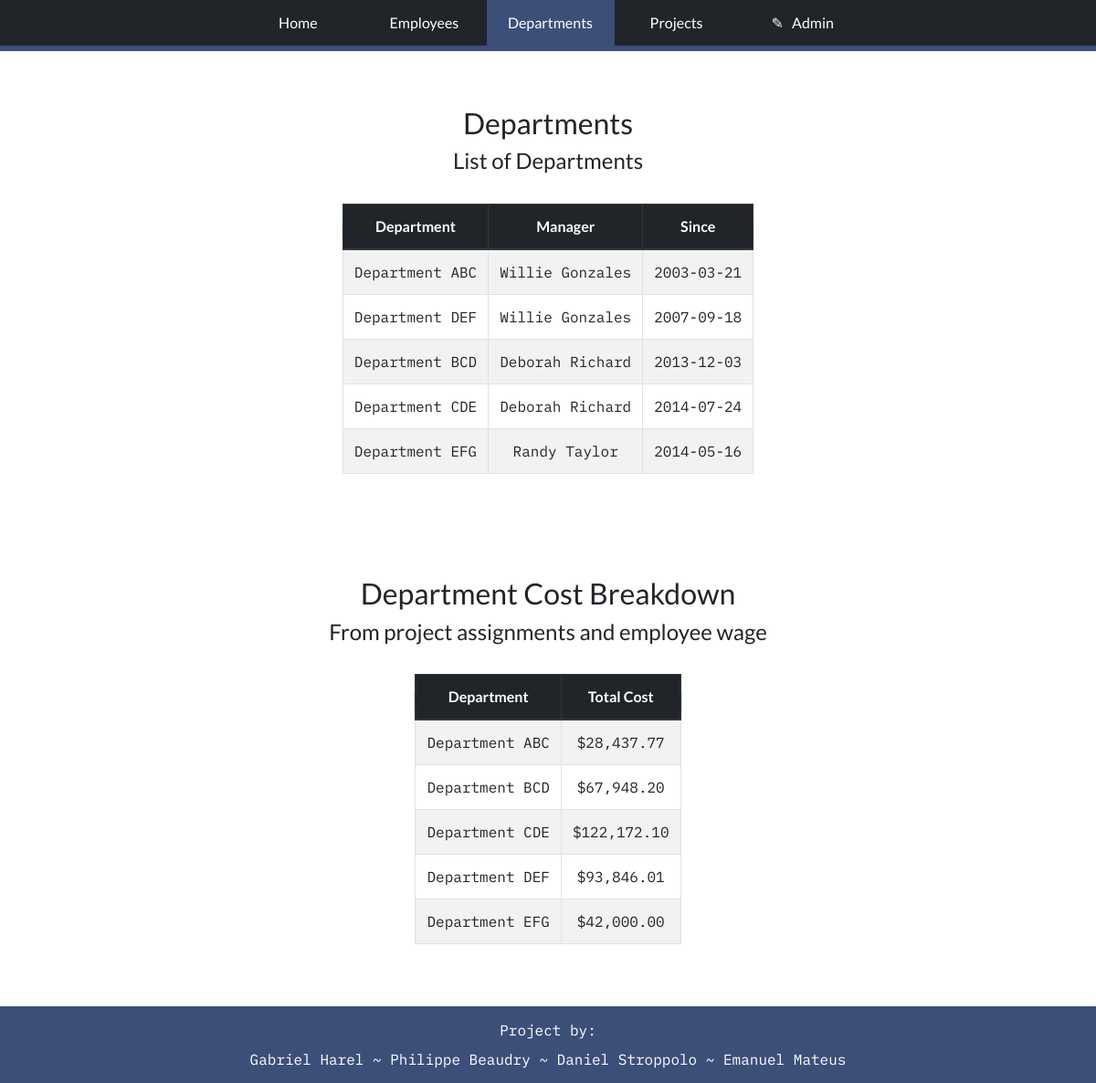
The app's page /company/departments.php with its own data.
### tables this page shows
CREATE TABLE managers (
    `eid`   CHAR(16) NOT NULL,
    `did`   CHAR(16) NOT NULL,
    `start` DATE NOT NULL,
     
    PRIMARY KEY (`eid`, `did`),
    FOREIGN KEY (`eid`) REFERENCES employees (`iid`),
    FOREIGN KEY (`did`) REFERENCES departments (`id`),
    CONSTRAINT uq_did UNIQUE (`did`)
);

CREATE TABLE departments (
    `id`   CHAR(16)    NOT NULL,
    `name` VARCHAR(32) NOT NULL,
     
    PRIMARY KEY (`id`),
    CONSTRAINT uq_name UNIQUE (`name`)
);

CREATE TABLE identities (
    `id`       CHAR(16)    NOT NULL,
    `sin`      CHAR(9)     NOT NULL,
    `name`     VARCHAR(32) NOT NULL,
    `birthday` DATE        NOT NULL,
    `gender`   CHAR(1)     NOT NULL,
     
    PRIMARY KEY (`id`),
    CONSTRAINT uq_sin UNIQUE (`sin`)
);

### company/fancy/table.php (the view, shortened to what this page needs)
<?php
$con = include('connection.php');
$result = $con->query($sql);
$table_id = rand();
$rows = array();
echo "<div class=\"fancy-table $table_id\">";
if (!!$result && is_object($result) && $result->num_rows > 0) {
    echo '<table class="table table-hover table-bordered table-striped">';
        echo '<tbody>';
        while($row = $result->fetch_assoc()) {
            $rows = array_keys($row);
            echo '<tr>';
            for($i = 0; $i < count($rows); $i++) {
                echo '<td>'.$row[$rows[$i]].'</td>';
            }
            echo '</tr>';
        }
        echo '</tbody>';
        echo '<thead class="thead-dark">';
            echo '<tr>';
            for($i = 0; $i < count($rows); $i++) {
                echo '<th>'.$rows[$i].'</th>';
            }
            echo '</tr>';
        echo '</thead>';
    echo '</table>';
} else {
    echo '<p class="error-message">';
        echo 'No Results to Show';
    echo '</p>';
}
echo '</div>';
?>

### company/views/header.php (shortened to what this page needs)
<!DOCTYPE html>
<html>
<head>
    <link rel="stylesheet" href="https://maxcdn.bootstrapcdn.com/bootstrap/4.0.0/css/bootstrap.min.css">
    <link rel="stylesheet" href="style.css?<?php echo rand(); ?>">
</head>
<body>
    <header>
        <div class="nav">
            <a href="index.php" class="selected">Home</a>
            <a href="employees.php">Employees</a>
            <a href="departments.php">Departments</a>
            <a href="projects.php">Projects</a>
            <a href="admin.php">&#x270E; &nbsp; Admin</a>
        </div>
    </header>

### company/departments.php
<?php include('./views/header.php'); ?>
<div class="container-fluid text-center">
    <h2>Departments</h2>
    <h4>List of Departments</h4>
    <?php
    $sql = "SELECT
                departments.name AS 'Department',
                identities.name AS 'Manager',
                managers.start AS 'Since'
            FROM
                managers
                    JOIN employees ON (managers.eid = employees.iid)
                    JOIN departments ON (managers.did = departments.id)
                    JOIN identities ON (employees.iid = identities.id)";
    include('./fancy/table.php');
    ?>
</div>
<div class="container-fluid text-center">
    <h2>Department Cost Breakdown</h2>
    <h4>From project assignments and employee wage</h4>
    <?php
    $sql = "SELECT
                d.name AS 'Department',
                CONCAT('$', FORMAT(SUM(a.hours * e.hourly), 2)) AS 'Total Cost'
            FROM
                departments AS d,
                projects AS p,
                assignments AS a,
                employees AS e
            WHERE
                d.id = p.did AND
                p.id = a.pid AND
                a.eid = e.iid
            GROUP BY
                d.id;";
    include('./fancy/table.php');
    ?>
</div>
<?php include('./views/footer.php'); ?>

### company/views/footer.php (shortened to what this page needs)
    <div class="footer text-center">
        <p>Project by:<br>Gabriel Harel ~ Philippe Beaudry ~ Daniel Stroppolo ~ Emanuel Mateus</p>
    </div>
</body>
</html>

### company/style.css (style rules this page uses)
html, body > * { min-width: 1000px; }
* { font-family: 'Lato', sans-serif; }
body { padding-bottom: 100px; overflow-x: hidden; overflow-y: scroll; position: relative; min-height: 100vh; width: 100%; }
.container-fluid { padding: 40px 0 20px; }
h2 { padding-top: 20px; }

### company/views/header.php (style rules this page uses)
header { border-bottom: 6px solid #3c4f79; background-color: #212529; text-align: center; }
.nav { display: inline-block; }
.nav a { transition: .1s background-color; text-decoration: none; display: inline-block; margin-right: -5px; text-align: center; line-height: 50px; outline: none; height: 50px; width: 140px; color: #fff; }
.nav a:hover, .nav a.selected { background-color: #3c4f79; }

### company/fancy/table.php (style rules this page uses)
.fancy-table { margin: 2em 0; }
.fancy-table table { display: inline; }
.fancy-table td { font-family: 'IBM Plex Mono', monospace; }

### company/views/footer.php (style rules this page uses)
.footer { background-color: #3c4f79; position: absolute; color: #fff; width: 100%; bottom: 0px; }
.footer p { font-family: 'IBM Plex Mono'; line-height: 2em; font-size: 16px; padding: 10px; margin: 0; }

### records on screen
managers: did.name "Department ABC", identities.name "Willie Gonzales", start "2003-03-21"
managers: did.name "Department DEF", identities.name "Willie Gonzales", start "2007-09-18"
managers: did.name "Department BCD", identities.name "Deborah Richard", start "2013-12-03"
managers: did.name "Department CDE", identities.name "Deborah Richard", start "2014-07-24"
managers: did.name "Department EFG", identities.name "Randy Taylor", start "2014-05-16"

### other values on screen
$rows[$i] "Department"
$rows[$i] "Manager"
$rows[$i] "Since"
$row[$rows[$i]] "Department ABC"
$row[$rows[$i]] "$28,437.77"
$row[$rows[$i]] "Department BCD"
$row[$rows[$i]] "$67,948.20"
$row[$rows[$i]] "Department CDE"
$row[$rows[$i]] "$122,172.10"
$row[$rows[$i]] "Department DEF"
$row[$rows[$i]] "$93,846.01"
$row[$rows[$i]] "Department EFG"
$row[$rows[$i]] "$42,000.00"
$rows[$i] "Total Cost"
